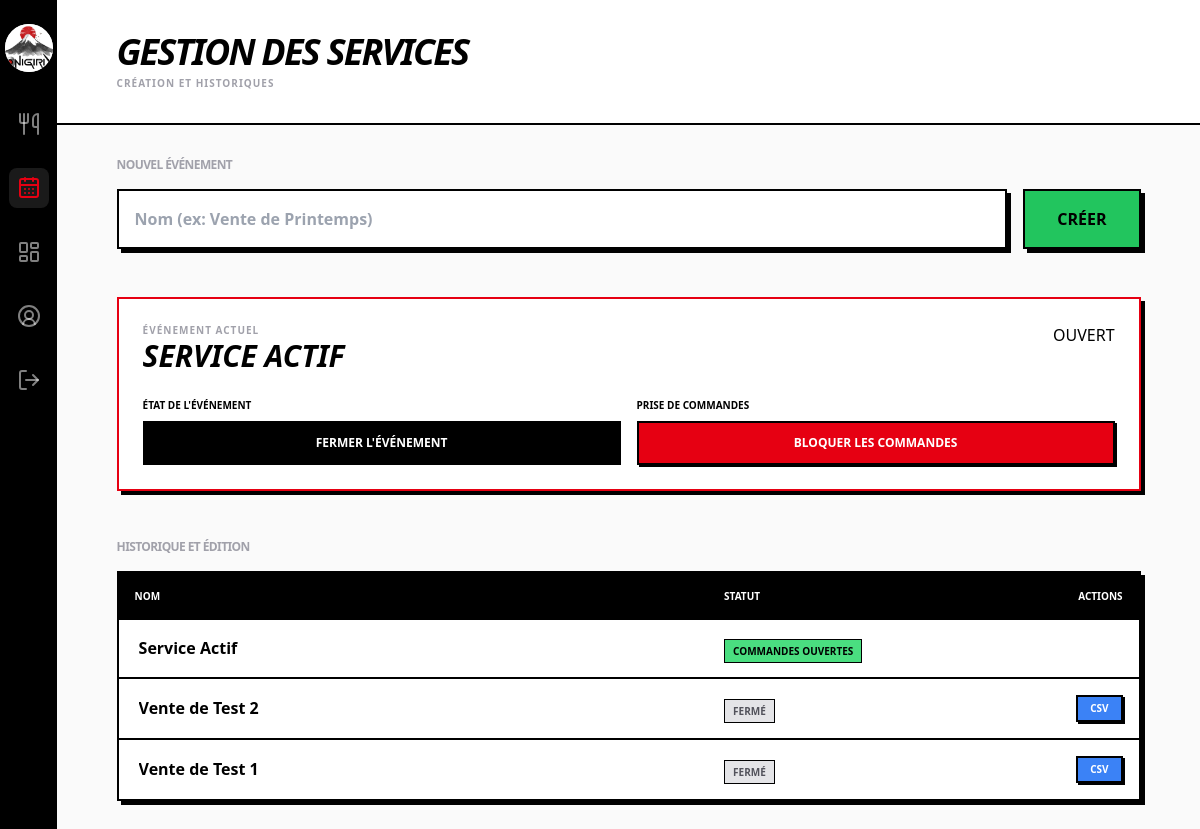
/index.php (signed in), run on the app's committed database.
### tables this page shows
CREATE TABLE `events` (
  `id` int(11) NOT NULL,
  `name` varchar(255) NOT NULL,
  `isOpen` tinyint(1) DEFAULT 0,
  `canOrder` tinyint(1) DEFAULT 0,
  `dateEvent` timestamp NOT NULL DEFAULT current_timestamp()
);

### index.php (called while the page is built, shortened)
<?php
require_once 'pages/pagesRenderer.php';
require_once 'events/event.php';
$access = $_SESSION['role'] ?? "user";
$isLogged = $_SESSION['loggedIn'] ?? 0;
if (!isset($_GET["page"])) {
    if (!$isLogged) {
        $askedPage = "login";
    } else {
        $askedPage = ($access === 'admin') ? "eventManager" : "dashboardUser";
    }
} else {
    $askedPage = $_GET["page"];
}
$askedPage = PagesManager::checkPageExists($askedPage) ? $askedPage : "errorPage";
require("pages/page_" . $askedPage . ".php");
?>

### events/event.php (called while the page is built, shortened)
<?php
class Event
{
    public static function getAllEvents($dbh)
    {
        try {
            $query = "SELECT * FROM `events` ORDER BY id DESC";
            $sth = $dbh->prepare($query);
            $sth->execute();
            return $sth->fetchAll(PDO::FETCH_CLASS, 'Event');
        } catch (PDOException $e) {
            error_log("Erreur getAllEvents : " . $e->getMessage());
            return [];
        }
    }
    public static function getOpenEvent($dbh)
    {
        try {
            $query = "SELECT * FROM `events` WHERE `isOpen`=1 LIMIT 1";
            $sth = $dbh->prepare($query);
            $sth->setFetchMode(PDO::FETCH_CLASS, 'Event');
            $sth->execute();
            $event = $sth->fetch();
            return $event;
        } catch (PDOException $e) {
            error_log("Erreur getOpenEvent : " . $e->getMessage());
            return null;
        }
    }
}
?>

### pages/page_eventManager.php (the view, shortened to what this page needs)
<?php
require_once 'events/event.php';
require_once 'events/eventRenderer.php';
$activeEvent = Event::getOpenEvent($pdo);
$allEvents = Event::getAllEvents($pdo);
?>
<div class="flex flex-col w-full h-full overflow-y-auto bg-zinc-50">
    <header class="p-8 border-b-2 border-black bg-white">
        <div class="max-w-5xl mx-auto">
            <h1 class="text-4xl font-black italic uppercase tracking-tighter">Gestion des Services</h1>
            <p class="text-[10px] font-bold text-zinc-400 uppercase tracking-widest mt-1">Création et historiques</p>
        </div>
    </header>
    <main class="p-8">
        <div class="max-w-5xl mx-auto">
            <section class="mb-12">
                <h3 class="text-xs font-black uppercase mb-4 tracking-tighter text-zinc-400">Nouvel Événement</h3>
                <form method="POST" class="flex gap-4">
                    <input type="text" name="eventName" placeholder="Nom (ex: Vente de Printemps)" required
                        class="flex-1 border-2 border-black p-4 font-bold shadow-[4px_4px_0px_0px_rgba(0,0,0,1)] focus:outline-none">
                    <button name="action" value="create"
                        class="bg-[#22C55E] border-2 border-black px-8 font-black uppercase shadow-[4px_4px_0px_0px_rgba(0,0,0,1)] active:translate-y-1 transition-all">
                        Créer
                    </button>
                </form>
            </section>
            <section class="mb-12">
                <?php if ($activeEvent): ?>
                    <?php EventRenderer::renderEventManagerCard($activeEvent); ?>
                <?php endif; ?>
            </section>
            <section>
                <h3 class="text-xs font-black uppercase mb-4 tracking-tighter text-zinc-400">Historique et Édition</h3>
                <div class="bg-white border-2 border-black shadow-[4px_4px_0px_0px_rgba(0,0,0,1)] overflow-hidden">
                    <table class="w-full text-left border-collapse">
                        <thead class="bg-black text-white text-[10px] uppercase">
                            <tr>
                                <th class="p-4">Nom</th>
                                <th class="p-4">Statut</th>
                                <th class="p-4 text-right">Actions</th>
                            </tr>
                        </thead>
                        <tbody class="divide-y-2 divide-black">
                            <?php foreach ($allEvents as $event): ?>
                                <tr class="hover:bg-zinc-50">
                                    <td class="p-4">
                                        <form method="POST" class="flex items-center gap-2 group">
                                            <input type="text" name="eventName" value="<?= $event->name ?>"
                                                class="bg-transparent font-bold border-b border-transparent focus:border-black focus:outline-none px-1">
                                        </form>
                                    </td>
                                    <td class="p-4">
                                        <?= EventRenderer::renderStatusBadge($event) ?>
                                    </td>
                                    <td class="p-4 text-right flex items-center justify-end gap-4">
                                        <?php if (!$event->isOpen): ?>
                                            <a href="actions/exportOrdersCsv.php?eventExportedId=<?= $event->id ?>"
                                                class="bg-blue-500 text-white text-[10px] font-black px-3 py-1 border-2 border-black hover:bg-white hover:text-black transition-all uppercase shadow-[2px_2px_0px_0px_rgba(0,0,0,1)] active:translate-y-0.5"
                                                title="Exporter les commandes en CSV">
                                                CSV
                                            </a>
                                        <?php endif; ?>
                                    </td>
                                </tr>
                            <?php endforeach; ?>
                        </tbody>
                    </table>
                </div>
            </section>
        </div>
    </main>
</div>

### events/eventRenderer.php
<?php
class EventRenderer
{
    public static function renderStatusBadge($event)
    {
        if (!$event->isOpen)
            echo '<span class="bg-zinc-200 text-zinc-600 px-2 py-1 text-[10px] font-black border border-black uppercase">Fermé</span>';
        else if ($event->canOrder)
            echo '<span class="bg-green-400 text-black px-2 py-1 text-[10px] font-black border border-black uppercase">Commandes Ouvertes</span>';
        else
            echo '<span class="bg-orange-400 text-black px-2 py-1 text-[10px] font-black border border-black uppercase">Service en pause</span>';
    }
    public static function renderEventManagerCard($event)
    {
        $statusLabel = $event->isOpen ? 'OUVERT' : 'FERMÉ';
        $borderColor = $event->isOpen ? 'border-[#E60012]' : 'border-black';
        $btnToggleEventLabel = $event->isOpen ? 'Fermer l\'événement' : 'Ouvrir l\'événement';
        $btnToggleOrderLabel = $event->canOrder ? 'Bloquer les commandes' : 'Autoriser les commandes';
        echo <<<HTML
        <div class="bg-white border-2 {$borderColor} p-6 shadow-[4px_4px_0px_0px_rgba(0,0,0,1)] mb-8">
            <div class="flex justify-between items-start mb-6">
                <div>
                    <p class="text-[10px] font-black text-zinc-400 uppercase tracking-widest">Événement Actuel</p>
                    <h2 class="text-3xl font-black italic uppercase">{$event->name}</h2>
                </div>
                <div>
                    {$statusLabel}
                </div>
            </div>
            <div class="grid grid-cols-1 md:grid-cols-2 gap-4">
                <div class="flex flex-col gap-2">
                    <p class="text-[10px] font-bold uppercase">État de l'événement</p>
                    <form method="POST" class="flex gap-2">
                        <input type="hidden" name="eventId" value="{$event->id}">
                        <button name="action" value="toggleEvent" class="flex-1 bg-black text-white text-xs font-bold py-3 border-2 border-black hover:bg-white hover:text-black transition-colors uppercase">
                            {$btnToggleEventLabel}
                        </button>
                    </form>
                </div>
                <div class="flex flex-col gap-2">
                    <p class="text-[10px] font-bold uppercase">Prise de commandes</p>
                    <form method="POST" class="flex gap-2">
                        <input type="hidden" name="eventId" value="{$event->id}">
                        <button name="action" value="toggleOrder" class="flex-1 bg-[#E60012] text-white text-xs font-bold py-3 border-2 border-black shadow-[2px_2px_0px_0px_rgba(0,0,0,1)] active:translate-y-0.5 transition-all uppercase">
                            {$btnToggleOrderLabel}
                        </button>
                    </form>
                </div>
            </div>
        </div>
HTML;
    }
}

### data on the page
events: name "SERVICE ACTIF", isOpen "OUVERT", isOpen "FERMER L'ÉVÉNEMENT", canOrder "BLOQUER LES COMMANDES", eventName "Service Actif", shows "COMMANDES OUVERTES"
events: eventName "Vente de Test 2", isOpen "FERMÉ"
events: eventName "Vente de Test 1", isOpen "FERMÉ"
